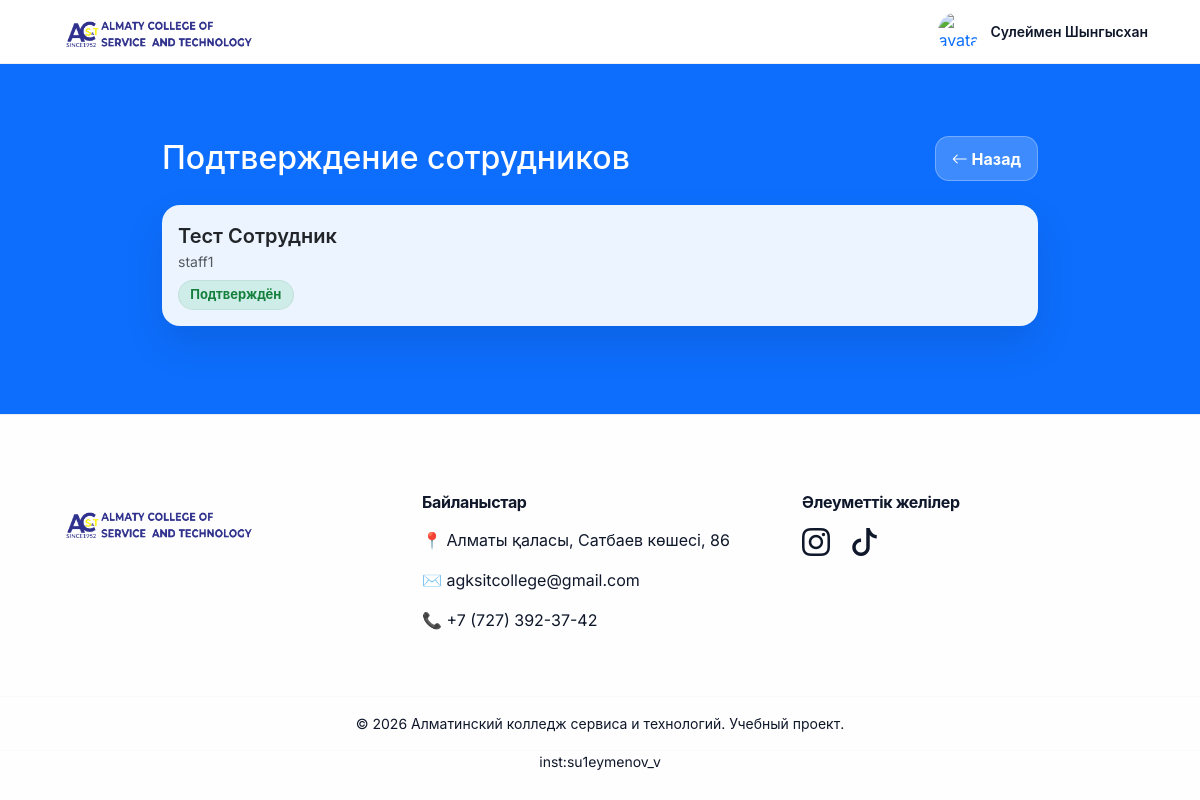
The page /admin/staff-approvals (signed in) on the database its author committed.
### tables this page shows
CREATE TABLE users (
        id INTEGER PRIMARY KEY AUTOINCREMENT,
        full_name TEXT NOT NULL,
        email TEXT NOT NULL UNIQUE,
        password TEXT NOT NULL,
        role TEXT NOT NULL,              -- student / staff / admin
        approved INTEGER NOT NULL DEFAULT 1  -- для staff можно будет ставить 0 до подтверждения
    , avatar TEXT, group_name TEXT, birth_year INTEGER, bio TEXT, username TEXT, birth_date TEXT, email_confirmed INTEGER NOT NULL DEFAULT 0, email_code TEXT, email_code_expires TIMESTAMP, email_confirm_code TEXT);

### app.py (the view)
@app.route("/admin/staff-approvals")
@login_required
@role_required("admin")
def admin_staff_approvals():
    conn = get_db()
    cur = conn.cursor()
    cur.execute("""
        SELECT id, full_name, email, approved
        FROM users
        WHERE role='staff'
        ORDER BY approved ASC, id DESC
    """)
    rows = cur.fetchall()
    conn.close()
    return render_template("admin_staff_approvals.html", rows=rows)

### app.py (called while the page is built, shortened)
def login_required(f):
    @wraps(f)
    def w(*args, **kwargs):
        if not session.get("user_id"):
            return redirect(url_for("login"))
        return f(*args, **kwargs)
    return w

def role_required(*roles):
    def deco(f):
        @wraps(f)
        def w(*args, **kwargs):
            if not session.get("user_id"):
                return redirect(url_for("login"))
            if session.get("role") not in roles:
                return redirect(url_for("home"))
            return f(*args, **kwargs)
        return w
    return deco

def get_db():
    db_url = os.getenv("DATABASE_URL")
    import sqlite3
    conn = sqlite3.connect(BASE_DIR / "app.db")
    conn.row_factory = sqlite3.Row
    return conn

### templates/admin_staff_approvals.html (shortened to what this page needs)
{% extends "base.html" %}
{% block content %}
<div class="container py-4" style="max-width: 900px;">
  <div class="d-flex justify-content-between align-items-center mb-4">
    <h2 class="text-white m-0">Подтверждение сотрудников</h2>
    <a class="btn btn-light-soft" href="{{ url_for('admin_dashboard') }}"><i class="bi bi-arrow-left"></i> Назад</a>
  </div>
  {% for u in rows %}
  <div class="card card-premium mb-3">
    <div class="card-body d-flex flex-column flex-md-row justify-content-between gap-3">
      <div>
        <div class="fw-semibold fs-5">{{ u["full_name"] }}</div>
        <div class="text-muted small">{{ u["email"] }}</div>
        {% if u["approved"] == 0 %}
          <span class="badge badge-soft badge-review mt-2">Ожидает подтверждения</span>
        {% else %}
          <span class="badge badge-soft badge-accepted mt-2">Подтверждён</span>
        {% endif %}
      </div>
    </div>
  </div>
  {% else %}
    <div class="text-center text-muted">Нет сотрудников для подтверждения</div>
  {% endfor %}
</div>
{% endblock %}

### static/style.css (style rules this page uses)
:root { --brand: #2F318D; --brand-2: #1A66FF; --ink: #0f172a; --muted: #64748b; --bg: #f6f8fc; --card: rgba(255,255,255,0.78); --stroke: rgba(15, 23, 42, 0.10); --shadow: 0 22px 70px rgba(2, 6, 23, 0.16); --radius-xl: 22px; --radius-lg: 18px; --radius-md: 14px; }
* { font-family: 'Inter', -apple-system, BlinkMacSystemFont, 'Segoe UI', Roboto, Helvetica, Arial, sans-serif; }
html, body { height: 100%; }
body { background: var(--bg); color: var(--ink); }
.badge-soft { display:inline-flex; align-items:center; gap: 8px; padding: 9px 12px; border-radius: 999px; background: rgba(255,255,255,0.65); border: 1px solid rgba(15,23,42,0.08); color: rgba(15,23,42,0.74); font-size: 13px; }
.card-premium { border: 0; border-radius: 18px; background: rgba(255,255,255,0.92); box-shadow: 0 18px 40px rgba(0,0,0,0.10); overflow: hidden; }
.btn-light-soft { background: rgba(255,255,255,0.20); border: 1px solid rgba(255,255,255,0.28); color: #fff; border-radius: 14px; padding: .6rem 1rem; font-weight: 700; }
.badge-soft { border-radius: 999px; padding: .45rem .7rem; font-weight: 700; border: 1px solid rgba(0,0,0,0.06); }
.badge-accepted { background: rgba(34,197,94,0.14); color:#15803d; }

### rows shown on the page
users: full_name "Тест Сотрудник", email "staff1", approved "Подтверждён"

### other values the page prints
{{ session.get('full_name', 'Пользователь') }} "Сулеймен Шынгысхан"
